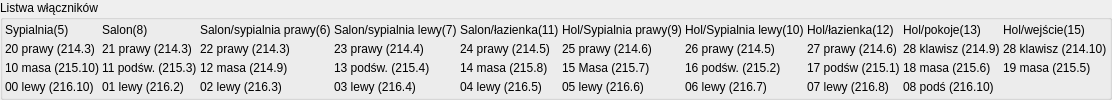
           <widget class="QGroupBox" name="groupBox_14">
            <property name="title">
             <string>Listwa włączników</string>
            </property>
            <layout class="QGridLayout" name="gridLayout_4">
             <property name="leftMargin">
              <number>2</number>
             </property>
             <property name="topMargin">
              <number>2</number>
             </property>
             <property name="rightMargin">
              <number>2</number>
             </property>
             <property name="bottomMargin">
              <number>2</number>
             </property>
             <property name="spacing">
              <number>3</number>
             </property>
             <item row="2" column="2">
              <widget class="QLabel" name="label_337">
               <property name="text">
                <string>12 masa (214.9)</string>
               </property>
               <property name="wordWrap">
                <bool>true</bool>
               </property>
              </widget>
             </item>
             <item row="0" column="8">
              <widget class="QLabel" name="label_323">
               <property name="text">
                <string>Hol/pokoje(13)</string>
               </property>
               <property name="wordWrap">
                <bool>true</bool>
               </property>
              </widget>
             </item>
             <item row="1" column="2">
              <widget class="QLabel" name="label_327">
               <property name="text">
                <string>22 prawy (214.3)</string>
               </property>
               <property name="wordWrap">
                <bool>true</bool>
               </property>
              </widget>
             </item>
             <item row="2" column="9">
              <widget class="QLabel" name="label_344">
               <property name="text">
                <string>19 masa (215.5)</string>
               </property>
               <property name="wordWrap">
                <bool>true</bool>
               </property>
              </widget>
             </item>
             <item row="0" column="9">
              <widget class="QLabel" name="label_324">
               <property name="text">
                <string>Hol/wejście(15)</string>
               </property>
               <property name="wordWrap">
                <bool>true</bool>
               </property>
              </widget>
             </item>
             <item row="1" column="1">
              <widget class="QLabel" name="label_326">
               <property name="text">
                <string>21 prawy (214.3)</string>
               </property>
               <property name="wordWrap">
                <bool>true</bool>
               </property>
              </widget>
             </item>
             <item row="0" column="5">
              <widget class="QLabel" name="label_320">
               <property name="text">
                <string>Hol/Sypialnia prawy(9)</string>
               </property>
               <property name="wordWrap">
                <bool>true</bool>
               </property>
              </widget>
             </item>
             <item row="1" column="5">
              <widget class="QLabel" name="label_330">
               <property name="text">
                <string>25 prawy (214.6)</string>
               </property>
               <property name="wordWrap">
                <bool>true</bool>
               </property>
              </widget>
             </item>
             <item row="2" column="3">
              <widget class="QLabel" name="label_338">
               <property name="text">
                <string>13 podśw. (215.4)</string>
               </property>
               <property name="wordWrap">
                <bool>true</bool>
               </property>
              </widget>
             </item>
             <item row="0" column="0">
              <widget class="QLabel" name="label_315">
               <property name="text">
                <string>Sypialnia(5)</string>
               </property>
               <property name="wordWrap">
                <bool>true</bool>
               </property>
              </widget>
             </item>
             <item row="1" column="0">
              <widget class="QLabel" name="label_325">
               <property name="text">
                <string>20 prawy (214.3)</string>
               </property>
               <property name="wordWrap">
                <bool>true</bool>
               </property>
              </widget>
             </item>
             <item row="2" column="5">
              <widget class="QLabel" name="label_340">
               <property name="text">
                <string>15 Masa (215.7)</string>
               </property>
               <property name="wordWrap">
                <bool>true</bool>
               </property>
              </widget>
             </item>
             <item row="1" column="7">
              <widget class="QLabel" name="label_332">
               <property name="text">
                <string>27 prawy (214.6)</string>
               </property>
               <property name="wordWrap">
                <bool>true</bool>
               </property>
              </widget>
             </item>
             <item row="0" column="2">
              <widget class="QLabel" name="label_317">
               <property name="text">
                <string>Salon/sypialnia prawy(6)</string>
               </property>
               <property name="wordWrap">
                <bool>true</bool>
               </property>
              </widget>
             </item>
             <item row="2" column="1">
              <widget class="QLabel" name="label_336">
               <property name="text">
                <string>11 podśw. (215.3)</string>
               </property>
               <property name="wordWrap">
                <bool>true</bool>
               </property>
              </widget>
             </item>
             <item row="1" column="6">
              <widget class="QLabel" name="label_331">
               <property name="text">
                <string>26 prawy (214.5)</string>
               </property>
               <property name="wordWrap">
                <bool>true</bool>
               </property>
              </widget>
             </item>
             <item row="1" column="4">
              <widget class="QLabel" name="label_329">
               <property name="text">
                <string>24 prawy (214.5)</string>
               </property>
               <property name="wordWrap">
                <bool>true</bool>
               </property>
              </widget>
             </item>
             <item row="2" column="6">
              <widget class="QLabel" name="label_341">
               <property name="text">
                <string>16 podśw. (215.2)</string>
               </property>
               <property name="wordWrap">
                <bool>true</bool>
               </property>
              </widget>
             </item>
             <item row="0" column="3">
              <widget class="QLabel" name="label_318">
               <property name="text">
                <string>Salon/sypialnia lewy(7)</string>
               </property>
               <property name="wordWrap">
                <bool>true</bool>
               </property>
              </widget>
             </item>
             <item row="1" column="9">
              <widget class="QLabel" name="label_334">
               <property name="text">
                <string>28 klawisz (214.10)</string>
               </property>
               <property name="wordWrap">
                <bool>true</bool>
               </property>
              </widget>
             </item>
             <item row="2" column="0">
              <widget class="QLabel" name="label_335">
               <property name="text">
                <string>10 masa (215.10)</string>
               </property>
               <property name="wordWrap">
                <bool>true</bool>
               </property>
              </widget>
             </item>
             <item row="2" column="8">
              <widget class="QLabel" name="label_343">
               <property name="text">
                <string>18 masa (215.6)</string>
               </property>
               <property name="wordWrap">
                <bool>true</bool>
               </property>
              </widget>
             </item>
             <item row="0" column="7">
              <widget class="QLabel" name="label_322">
               <property name="text">
                <string>Hol/łazienka(12)</string>
               </property>
               <property name="wordWrap">
                <bool>true</bool>
               </property>
              </widget>
             </item>
             <item row="0" column="6">
              <widget class="QLabel" name="label_321">
               <property name="text">
                <string>Hol/Sypialnia lewy(10)</string>
               </property>
               <property name="wordWrap">
                <bool>true</bool>
               </property>
              </widget>
             </item>
             <item row="0" column="4">
              <widget class="QLabel" name="label_319">
               <property name="text">
                <string>Salon/łazienka(11)</string>
               </property>
               <property name="wordWrap">
                <bool>true</bool>
               </property>
              </widget>
             </item>
             <item row="1" column="8">
              <widget class="QLabel" name="label_333">
               <property name="text">
                <string>28 klawisz (214.9)</string>
               </property>
               <property name="wordWrap">
                <bool>true</bool>
               </property>
              </widget>
             </item>
             <item row="2" column="7">
              <widget class="QLabel" name="label_342">
               <property name="text">
                <string>17 podśw (215.1)</string>
               </property>
               <property name="wordWrap">
                <bool>true</bool>
               </property>
              </widget>
             </item>
             <item row="1" column="3">
              <widget class="QLabel" name="label_328">
               <property name="text">
                <string>23 prawy (214.4)</string>
               </property>
               <property name="wordWrap">
                <bool>true</bool>
               </property>
              </widget>
             </item>
             <item row="0" column="1">
              <widget class="QLabel" name="label_316">
               <property name="text">
                <string>Salon(8)</string>
               </property>
               <property name="wordWrap">
                <bool>true</bool>
               </property>
              </widget>
             </item>
             <item row="2" column="4">
              <widget class="QLabel" name="label_339">
               <property name="text">
                <string>14 masa (215.8)</string>
               </property>
               <property name="wordWrap">
                <bool>true</bool>
               </property>
              </widget>
             </item>
             <item row="3" column="0">
              <widget class="QLabel" name="label_345">
               <property name="text">
                <string>00 lewy (216.10)</string>
               </property>
               <property name="wordWrap">
                <bool>true</bool>
               </property>
              </widget>
             </item>
             <item row="3" column="1">
              <widget class="QLabel" name="label_346">
               <property name="text">
                <string>01 lewy (216.2)</string>
               </property>
               <property name="wordWrap">
                <bool>true</bool>
               </property>
              </widget>
             </item>
             <item row="3" column="2">
              <widget class="QLabel" name="label_347">
               <property name="text">
                <string>02 lewy (216.3)</string>
               </property>
               <property name="wordWrap">
                <bool>true</bool>
               </property>
              </widget>
             </item>
             <item row="3" column="3">
              <widget class="QLabel" name="label_348">
               <property name="text">
                <string>03 lewy (216.4)</string>
               </property>
               <property name="wordWrap">
                <bool>true</bool>
               </property>
              </widget>
             </item>
             <item row="3" column="4">
              <widget class="QLabel" name="label_349">
               <property name="text">
                <string>04 lewy (216.5)</string>
               </property>
               <property name="wordWrap">
                <bool>true</bool>
               </property>
              </widget>
             </item>
             <item row="3" column="5">
              <widget class="QLabel" name="label_350">
               <property name="text">
                <string>05 lewy (216.6)</string>
               </property>
               <property name="wordWrap">
                <bool>true</bool>
               </property>
              </widget>
             </item>
             <item row="3" column="6">
              <widget class="QLabel" name="label_351">
               <property name="text">
                <string>06 lewy (216.7)</string>
               </property>
               <property name="wordWrap">
                <bool>true</bool>
               </property>
              </widget>
             </item>
             <item row="3" column="7">
              <widget class="QLabel" name="label_352">
               <property name="text">
                <string>07 lewy (216.8)</string>
               </property>
               <property name="wordWrap">
                <bool>true</bool>
               </property>
              </widget>
             </item>
             <item row="3" column="8">
              <widget class="QLabel" name="label_353">
               <property name="text">
                <string>08 podś (216.10)</string>
               </property>
               <property name="wordWrap">
                <bool>true</bool>
               </property>
              </widget>
             </item>
             <item row="3" column="9">
              <widget class="QLabel" name="label_354">
               <property name="text">
                <string/>
               </property>
               <property name="wordWrap">
                <bool>true</bool>
               </property>
              </widget>
             </item>
            </layout>
           </widget>
